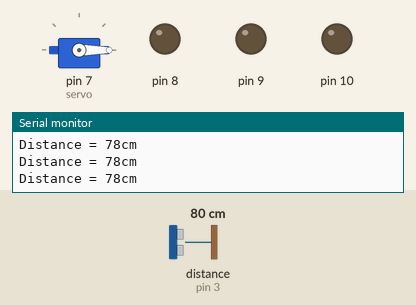
This sketch was run on a simulated Arduino Uno, built with avr-gcc and run on an emulated ATmega328P. Parts: servo, output pins drawn as LEDs (lit = HIGH), the last lines printed to the serial monitor. Wiring (inferred from the names in the program): ultrasonic range finder: trigger pin 2; echo pin 3. The test bench sets the inputs (shaded band); at power-on: distance to the obstacle (sensor on pin 3) 80 cm. The echo pulse lasts 58.3 µs per cm; pins used as bus, display or sensor lines are not drawn.

Above: at 1.2 s.
1.3 s: distance to the obstacle (sensor on pin 3) set to 35 cm
2.8 s: distance to the obstacle (sensor on pin 3) set to 28 cm
At 4.0 s:
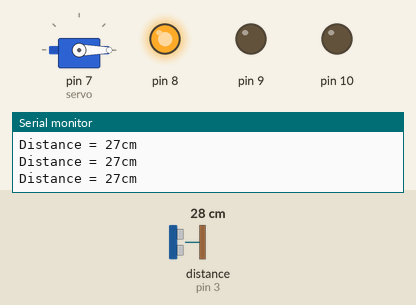
4.3 s: distance to the obstacle (sensor on pin 3) set to 19 cm
At 5.5 s:
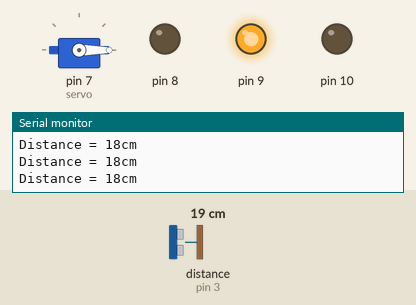
5.8 s: distance to the obstacle (sensor on pin 3) set to 13 cm
7.3 s: distance to the obstacle (sensor on pin 3) set to 10 cm
At 8.5 s:
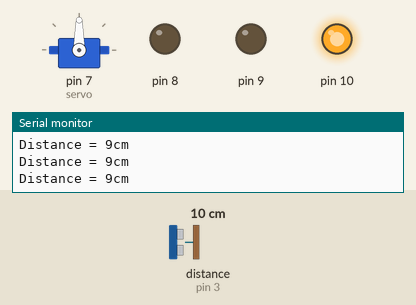
8.9 s: distance to the obstacle (sensor on pin 3) set to 18 cm
At 9.3 s:
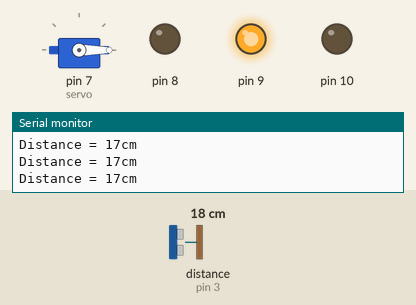
Timing chart, 0 to 11.4 s (numbered marks = the images above; inputs shaded):
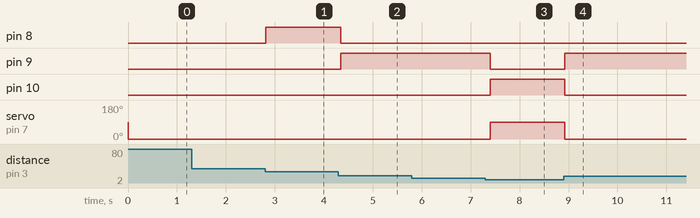

The sketch:

trash-can-project.ino
```cpp
// tinkercad: working
// arduino: working

#include <Servo.h>
Servo servo;

int trigger_pin = 2;
int echo_pin = 3;
int time, distance;

void setup(){
 Serial.begin(9600);
 //led
 pinMode(8, OUTPUT);
 pinMode(9, OUTPUT);
 pinMode(10, OUTPUT);
 //ultrasonic distance sensor
 pinMode(trigger_pin, OUTPUT);
 pinMode(echo_pin, INPUT);
 //servo
 servo.attach(7);
}

void loop(){
 digitalWrite(trigger_pin, HIGH);
 delayMicroseconds (10);
 digitalWrite(trigger_pin, LOW);
 time = pulseIn(echo_pin, HIGH);
 distance = (time * 0.034) / 2;

 if (distance <= 10){
   printStatus(distance);
   digitalWrite(10,HIGH);
   digitalWrite(9,LOW);
   digitalWrite(8,LOW);
   servo.write(90);
   delay (100);
 }
 else if(distance <= 20){
   printStatus(distance);
   digitalWrite(10,LOW);
   digitalWrite(9,HIGH);
   digitalWrite(8,LOW);
   servo.write(0);
   delay (100);
 }
 else if(distance <= 30){
   printStatus(distance);
   digitalWrite(10,LOW);
   digitalWrite(9,LOW);
   digitalWrite(8,HIGH);
   servo.write(0);
   delay (100);
 }
 else{
   printStatus(distance);
   digitalWrite(10,LOW);
   digitalWrite(9,LOW);
   digitalWrite(8,LOW);
   servo.write(0);
   delay (100);
 }
}

void printStatus(int distance){
  Serial.println("Distance = " + (String) distance + "cm");
}
```

Measured:
- the behaviour switches between 32 and 31 cm on distance to the obstacle (sensor on pin 3) (found by bisection; images 0 and 1)
- the behaviour switches between 22 and 21 cm on distance to the obstacle (sensor on pin 3) (found by bisection; images 1 and 2)
- the behaviour switches between 12 and 11 cm on distance to the obstacle (sensor on pin 3) (found by bisection; images 2 and 3)
- after the input at 2.8 s, pin 8: LOW → HIGH at once
- after the input at 4.3 s, pin 8: HIGH → LOW after 0.05 s; pin 9: LOW → HIGH after 0.05 s
- after the input at 7.3 s, pin 9: HIGH → LOW after 0.10 s; pin 10: LOW → HIGH after 0.10 s; servo on pin 7 (servo): 0° → 90° after 0.10 s
- after the input at 8.9 s, pin 9: LOW → HIGH at once; pin 10: HIGH → LOW at once; servo on pin 7 (servo): 90° → 0° at once
